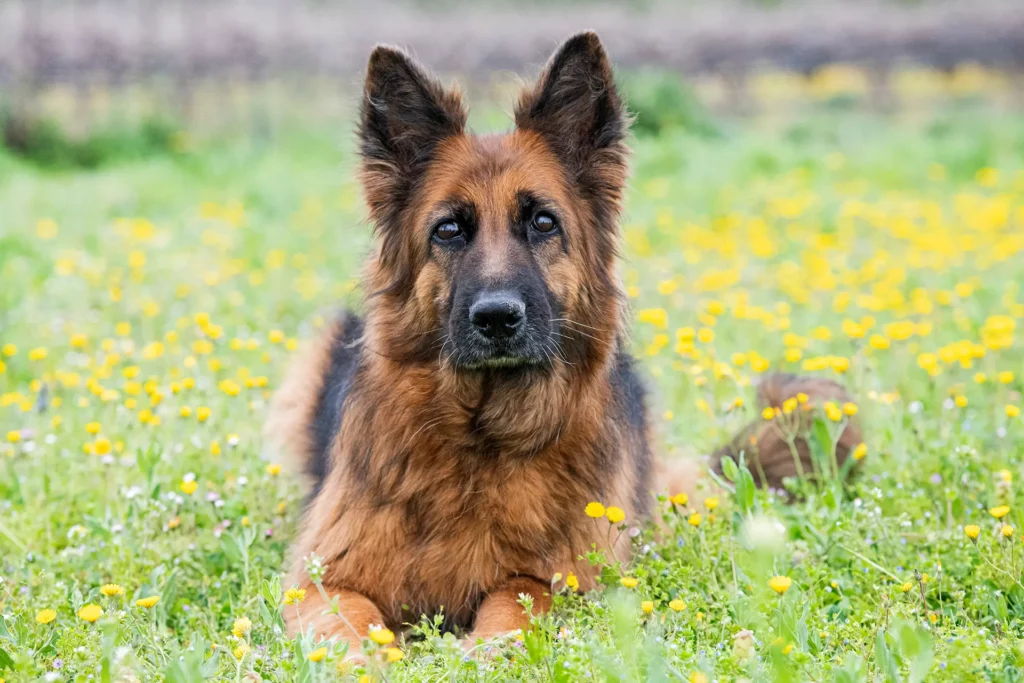
#> input picture CNN_Implementation/images/GS.jpg, 1024 x 683 px
$ python resize_dataset.py --image_dir ../../CNN_Implementation/images
#> lines starting #> are read from the running program, lines starting #| are printed output that depends on the picture
### src/imageClassification/preprocessing/image_transform.py
import numpy as np
import cv2
import matplotlib.pyplot as plt
from os import listdir
from os.path import isfile, join
import argparse

# Following https://www.geeksforgeeks.org/python/resize-multiple-images-using-opencv-python/

ap = argparse.ArgumentParser(description='Resize images in a directory.')

ap.add_argument("-i",
                "--image_dir",
                required=True,
                help="Path to the directory containing images to resize.")

args = vars(ap.parse_args())

# Find all the images in the directory
image_dir = args["image_dir"]
image_files = [f for f in listdir(image_dir) if isfile(join(image_dir, f))]
print(f"Found {len(image_files)} images in {image_dir}.")
images = np.empty(len(image_files), dtype=object)

# Resize each image and store it in the array
for i, image_file in enumerate(image_files):
    image_path = join(image_dir, image_file)
    images[i] = cv2.imread(image_path, cv2.IMREAD_UNCHANGED)

    # Crop the image to a square
    height, width = images[i].shape[:2]
    size = min(height, width)
    start_x = (width - size) // 2
    start_y = (height - size) // 2
    images[i] = images[i][start_y:start_y + size, start_x:start_x + size]

    # Resize the image to 224x224
    images[i] = cv2.resize(images[i], (224, 224))

    # Save the resized image back to the directory
    cv2.imwrite(image_path, images[i])
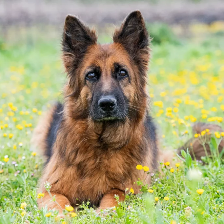
#> saved as GS.jpg: shape (224, 224, 3); mean B, G, R 119.5, 163.8, 166.5

### Logistic Regression/src/resize_dataset.py
from os import listdir
from os.path import isfile, join
import cv2
import argparse
#> (the run stopped early here; a loop or call above may not have finished)
